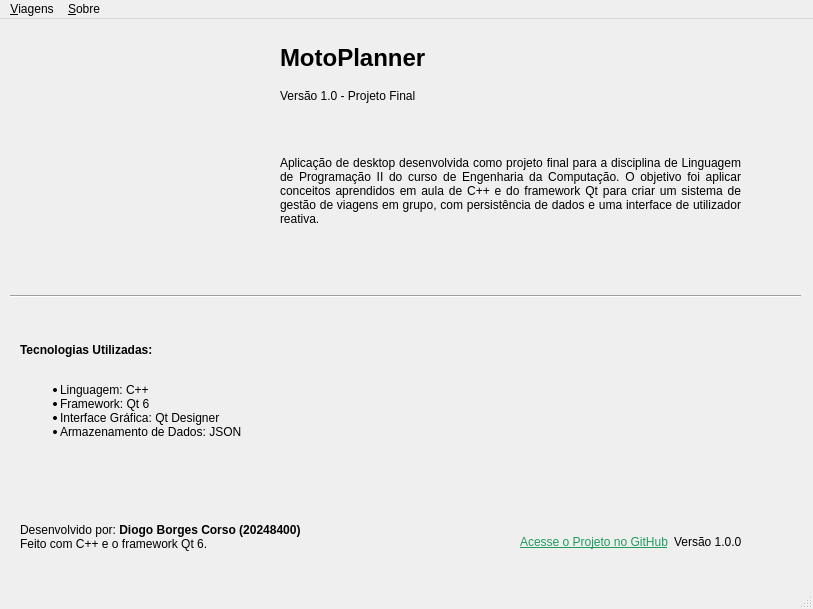
<?xml version="1.0" encoding="UTF-8"?>
<ui version="4.0">
 <class>MainWindow</class>
 <widget class="QMainWindow" name="MainWindow">
  <property name="geometry">
   <rect>
    <x>0</x>
    <y>0</y>
    <width>813</width>
    <height>609</height>
   </rect>
  </property>
  <property name="windowTitle">
   <string>MainWindow</string>
  </property>
  <widget class="QWidget" name="centralwidget">
   <widget class="QStackedWidget" name="stackedWidget">
    <property name="geometry">
     <rect>
      <x>0</x>
      <y>-8</y>
      <width>811</width>
      <height>561</height>
     </rect>
    </property>
    <property name="currentIndex">
     <number>1</number>
    </property>
    <widget class="QWidget" name="page_11">
     <widget class="QWidget" name="layoutWidget">
      <property name="geometry">
       <rect>
        <x>10</x>
        <y>10</y>
        <width>791</width>
        <height>551</height>
       </rect>
      </property>
      <layout class="QHBoxLayout" name="horizontalLayout">
       <item>
        <layout class="QVBoxLayout" name="verticalLayout_2">
         <item>
          <widget class="QLabel" name="label_2">
           <property name="font">
            <font>
             <pointsize>16</pointsize>
             <bold>true</bold>
            </font>
           </property>
           <property name="text">
            <string>Minhas Viagens</string>
           </property>
          </widget>
         </item>
         <item>
          <widget class="QListWidget" name="listMinhasViagens"/>
         </item>
        </layout>
       </item>
       <item>
        <layout class="QVBoxLayout" name="verticalLayout">
         <item>
          <widget class="QLabel" name="label_3">
           <property name="font">
            <font>
             <pointsize>16</pointsize>
             <bold>true</bold>
            </font>
           </property>
           <property name="text">
            <string>Viagens Disponíveis</string>
           </property>
          </widget>
         </item>
         <item>
          <widget class="QListWidget" name="listViagensDisponiveis"/>
         </item>
        </layout>
       </item>
      </layout>
     </widget>
    </widget>
    <widget class="QWidget" name="page_12">
     <widget class="QFrame" name="frame">
      <property name="geometry">
       <rect>
        <x>10</x>
        <y>20</y>
        <width>791</width>
        <height>531</height>
       </rect>
      </property>
      <property name="frameShape">
       <enum>QFrame::Shape::HLine</enum>
      </property>
      <property name="frameShadow">
       <enum>QFrame::Shadow::Sunken</enum>
      </property>
      <widget class="QLabel" name="lblIconeSobre">
       <property name="geometry">
        <rect>
         <x>20</x>
         <y>10</y>
         <width>231</width>
         <height>211</height>
        </rect>
       </property>
       <property name="maximumSize">
        <size>
         <width>500</width>
         <height>500</height>
        </size>
       </property>
       <property name="text">
        <string/>
       </property>
       <property name="pixmap">
        <pixmap resource="Imagens.qrc">:/imagens/MotoPlannerIcon.png</pixmap>
       </property>
       <property name="scaledContents">
        <bool>true</bool>
       </property>
      </widget>
      <widget class="QLabel" name="label">
       <property name="geometry">
        <rect>
         <x>270</x>
         <y>90</y>
         <width>461</width>
         <height>141</height>
        </rect>
       </property>
       <property name="layoutDirection">
        <enum>Qt::LayoutDirection::LeftToRight</enum>
       </property>
       <property name="text">
        <string>&lt;html&gt;&lt;head/&gt;&lt;body&gt;&lt;p align=&quot;justify&quot;&gt;Aplicação de desktop desenvolvida como projeto final para a disciplina de Linguagem de Programação II do curso de Engenharia da Computação. O objetivo foi aplicar conceitos aprendidos em aula de C++ e do framework Qt para criar um sistema de gestão de viagens em grupo, com persistência de dados e uma interface de utilizador reativa.&lt;/p&gt;&lt;/body&gt;&lt;/html&gt;</string>
       </property>
       <property name="wordWrap">
        <bool>true</bool>
       </property>
      </widget>
      <widget class="QLabel" name="lblCreditosSobre">
       <property name="geometry">
        <rect>
         <x>10</x>
         <y>480</y>
         <width>361</width>
         <height>52</height>
        </rect>
       </property>
       <property name="text">
        <string>&lt;html&gt;&lt;head/&gt;&lt;body&gt;&lt;p&gt;Desenvolvido por: &lt;span style=&quot; font-weight:700;&quot;&gt;Diogo Borges Corso (20248400)&lt;br/&gt;&lt;/span&gt;Feito com C++ e o framework Qt 6.&lt;/p&gt;&lt;/body&gt;&lt;/html&gt;</string>
       </property>
      </widget>
      <widget class="QLabel" name="label_4">
       <property name="geometry">
        <rect>
         <x>10</x>
         <y>280</y>
         <width>621</width>
         <height>161</height>
        </rect>
       </property>
       <property name="text">
        <string>&lt;html&gt;&lt;head/&gt;&lt;body&gt;&lt;p&gt;&lt;span style=&quot; font-weight:700;&quot;&gt;Tecnologias Utilizadas:&lt;/span&gt;&lt;br/&gt;&lt;/p&gt;&lt;ul style=&quot;margin-top: 0px; margin-bottom: 0px; margin-left: 0px; margin-right: 0px; -qt-list-indent: 1;&quot;&gt;&lt;li style=&quot; margin-top:12px; margin-bottom:0px; margin-left:0px; margin-right:0px; -qt-block-indent:0; text-indent:0px;&quot;&gt;Linguagem: C++&lt;/li&gt;&lt;li style=&quot; margin-top:0px; margin-bottom:0px; margin-left:0px; margin-right:0px; -qt-block-indent:0; text-indent:0px;&quot;&gt;Framework: Qt 6&lt;/li&gt;&lt;li style=&quot; margin-top:0px; margin-bottom:0px; margin-left:0px; margin-right:0px; -qt-block-indent:0; text-indent:0px;&quot;&gt;Interface Gráfica: Qt Designer&lt;/li&gt;&lt;li style=&quot; margin-top:0px; margin-bottom:12px; margin-left:0px; margin-right:0px; -qt-block-indent:0; text-indent:0px;&quot;&gt;Armazenamento de Dados: JSON&lt;/li&gt;&lt;/ul&gt;&lt;/body&gt;&lt;/html&gt;</string>
       </property>
       <property name="textFormat">
        <enum>Qt::TextFormat::RichText</enum>
       </property>
      </widget>
      <widget class="QWidget" name="layoutWidget">
       <property name="geometry">
        <rect>
         <x>510</x>
         <y>500</y>
         <width>269</width>
         <height>22</height>
        </rect>
       </property>
       <layout class="QHBoxLayout" name="horizontalLayout_3">
        <item>
         <widget class="QLabel" name="lblLinkSobre">
          <property name="text">
           <string>&lt;html&gt;&lt;head/&gt;&lt;body&gt;&lt;p&gt;&lt;a href=&quot;https://github.com/daiogocrs/motoplanner&quot;&gt;&lt;span style=&quot; text-decoration: underline; color:#1f9b5d;&quot;&gt;Acesse o Projeto no GitHub&lt;/span&gt;&lt;/a&gt;&lt;/p&gt;&lt;/body&gt;&lt;/html&gt;</string>
          </property>
          <property name="textFormat">
           <enum>Qt::TextFormat::RichText</enum>
          </property>
          <property name="openExternalLinks">
           <bool>true</bool>
          </property>
         </widget>
        </item>
        <item>
         <widget class="QLabel" name="lblVersaoSobre">
          <property name="text">
           <string>Versão 1.0.0</string>
          </property>
         </widget>
        </item>
       </layout>
      </widget>
      <widget class="QWidget" name="layoutWidget">
       <property name="geometry">
        <rect>
         <x>270</x>
         <y>10</y>
         <width>211</width>
         <height>71</height>
        </rect>
       </property>
       <layout class="QVBoxLayout" name="verticalLayout_3">
        <item>
         <widget class="QLabel" name="lblNomeAppSobre">
          <property name="font">
           <font>
            <pointsize>18</pointsize>
            <bold>true</bold>
           </font>
          </property>
          <property name="text">
           <string>MotoPlanner</string>
          </property>
         </widget>
        </item>
        <item>
         <widget class="QLabel" name="lblDescricaoSobre">
          <property name="text">
           <string>Versão 1.0 - Projeto Final</string>
          </property>
          <property name="wordWrap">
           <bool>true</bool>
          </property>
         </widget>
        </item>
       </layout>
      </widget>
     </widget>
    </widget>
    <widget class="QWidget" name="page">
     <widget class="QListWidget" name="listHistorico">
      <property name="geometry">
       <rect>
        <x>5</x>
        <y>11</y>
        <width>291</width>
        <height>551</height>
       </rect>
      </property>
     </widget>
     <widget class="DetalhesViagemWidget" name="detalhesHistoricoPage" native="true">
      <property name="geometry">
       <rect>
        <x>309</x>
        <y>9</y>
        <width>491</width>
        <height>551</height>
       </rect>
      </property>
     </widget>
    </widget>
   </widget>
   <widget class="QWidget" name="layoutWidget">
    <property name="geometry">
     <rect>
      <x>0</x>
      <y>0</y>
      <width>2</width>
      <height>2</height>
     </rect>
    </property>
    <layout class="QHBoxLayout" name="horizontalLayout_4"/>
   </widget>
  </widget>
  <widget class="QStatusBar" name="statusbar"/>
  <widget class="QMenuBar" name="menuBar">
   <property name="geometry">
    <rect>
     <x>0</x>
     <y>0</y>
     <width>813</width>
     <height>26</height>
    </rect>
   </property>
   <widget class="QMenu" name="menuViagens">
    <property name="title">
     <string>&amp;Viagens</string>
    </property>
    <addaction name="actionNova_Viagem"/>
    <addaction name="separator"/>
    <addaction name="actionVer_Viagens"/>
    <addaction name="actionVer_Historico"/>
   </widget>
   <widget class="QMenu" name="menuSobre">
    <property name="title">
     <string>&amp;Sobre</string>
    </property>
   </widget>
   <addaction name="menuViagens"/>
   <addaction name="menuSobre"/>
  </widget>
  <action name="actionVer_Viagens">
   <property name="text">
    <string>&amp;Ver Viagens Atuais</string>
   </property>
  </action>
  <action name="actionVer_Historico">
   <property name="text">
    <string>&amp;Ver Histórico</string>
   </property>
  </action>
  <action name="actionNova_Viagem">
   <property name="text">
    <string>&amp;Nova Viagem</string>
   </property>
  </action>
 </widget>
 <customwidgets>
  <customwidget>
   <class>DetalhesViagemWidget</class>
   <extends>QWidget</extends>
   <header>detalhesviagemwidget.h</header>
   <container>1</container>
  </customwidget>
 </customwidgets>
 <resources>
  <include location="Imagens.qrc"/>
 </resources>
 <connections/>
</ui>
